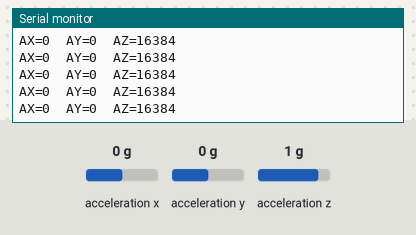
Simulated run of this sketch. Board: ESP32-C3. Shown: the last lines printed to the serial monitor. Wiring (inferred from the names in the program): MPU-6050 motion sensor at I2C address 0x68. The inputs (shaded band) are chosen by the test bench; at power-on: acceleration x 0 g, acceleration y 0 g, acceleration z 1 g.

Above: at 1.3 s.
1.4 s: acceleration x set to -1.4 g
At 1.67 s:
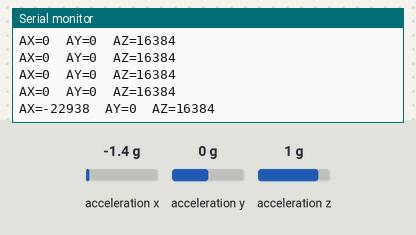
2.9 s: acceleration y set to -1.4 g
At 3.08 s:
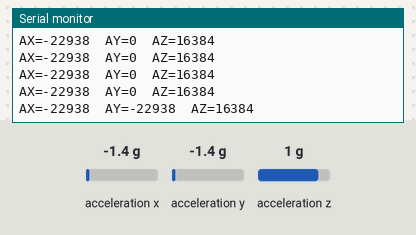
4.4 s: acceleration z set to -1.4 g
At 4.48 s:
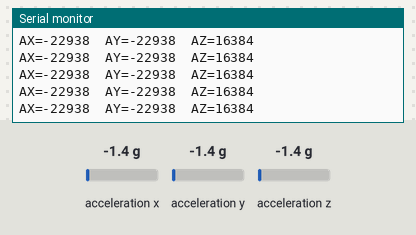

Measured:
- after the input at 1.4 s, the serial monitor: prints a new line after 0.11 s (image 1)
- after the input at 2.9 s, the serial monitor: prints a new line at once (image 2)

The sketch:

SensorTest.ino
```cpp
/*
 * MPU6050 Beschleunigungs-Test fuer ESP32-C3
 *
 * Pins (automatisch ermittelt):
 *   SDA = GPIO6
 *   SCL = GPIO7
 *   MPU6050 Adresse = 0x68
 *
 * Liest die Beschleunigung (AX, AY, AZ) direkt aus den
 * Registern aus und zeigt sie im Seriellen Monitor an.
 *
 * Werte sind in Roh-Einheiten (LSB). Bei +/-2g gilt:
 *   16384 LSB = 1g (Erdanziehung)
 * Sensor flach auf dem Tisch: AZ ~ +16384, AX/AY ~ 0
 *
 * Serieller Monitor: 115200 Baud
 */

#include <Wire.h>

#define MPU_ADDR 0x68
#define SDA_PIN  6
#define SCL_PIN  7

void setup() {
  Serial.begin(115200);
  Wire.begin(SDA_PIN, SCL_PIN);

  // MPU6050 aufwecken (PWR_MGMT_1 = 0)
  Wire.beginTransmission(MPU_ADDR);
  Wire.write(0x6B);
  Wire.write(0x00);
  Wire.endTransmission();

  delay(100);
  Serial.println("MPU6050 Test - Beschleunigung (AX, AY, AZ)");
  Serial.println("Flach hinlegen: AZ sollte ~+16384 sein");
  Serial.println("------------------------");
}

void loop() {
  // 6 Bytes ab Register 0x3B lesen (AX_H, AX_L, AY_H, AY_L, AZ_H, AZ_L)
  Wire.beginTransmission(MPU_ADDR);
  Wire.write(0x3B);
  Wire.endTransmission(false);
  Wire.requestFrom((int)MPU_ADDR, 6);

  int16_t ax = (Wire.read() << 8) | Wire.read();
  int16_t ay = (Wire.read() << 8) | Wire.read();
  int16_t az = (Wire.read() << 8) | Wire.read();

  Serial.print("AX=");
  Serial.print(ax);
  Serial.print("\tAY=");
  Serial.print(ay);
  Serial.print("\tAZ=");
  Serial.println(az);

  delay(200);
}
```
